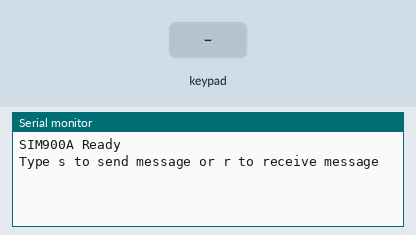
A sketch run on a simulated Arduino Uno, built with avr-gcc and run on an emulated ATmega328P. On the bench: the last lines printed to the serial monitor. Inputs (shaded band) come from the test bench. The modem accepts every AT command (registered, SIM ready, sends succeed) and sends nothing else.

Above: at 1.3 s.
1.4 s: key '1' pressed
At 2.5 s:
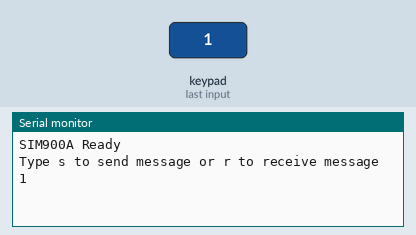
2.9 s: keypad keys 1 2 3 4 # pressed 0.4 s apart
At 5.3 s:
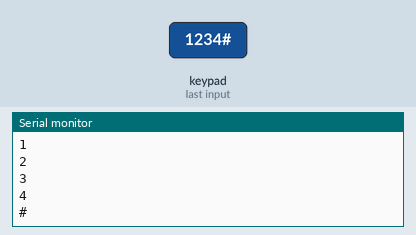
6.4 s: key 'A' pressed
At 7.0 s:
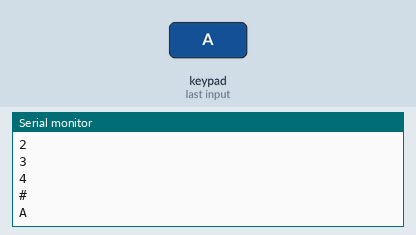
7.9 s: keypad keys 1 2 3 4 pressed 0.4 s apart
At 9.5 s:
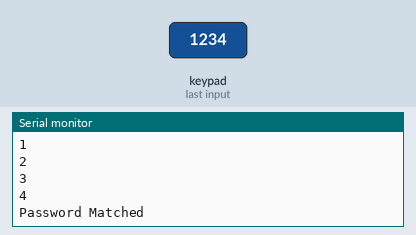
11.6 s: key 'B' pressed
13.8 s: keypad keys 2 3 4 5 * pressed 0.4 s apart
At 16.3 s:
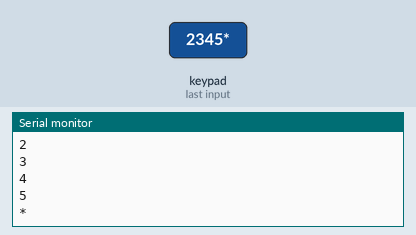
Timing chart, 0 to 17.8 s (numbered marks = the images above; inputs shaded):
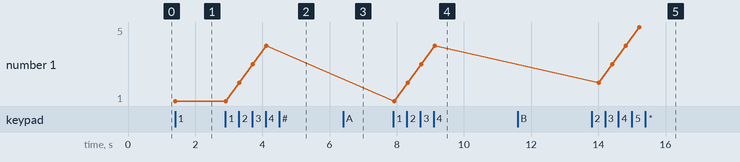

The sketch:

Arduino_Key_GSM.ino
```cpp
#include <SoftwareSerial.h>
#include <Keypad.h>
SoftwareSerial SIM900A(10, 11);

char* password = "1234"; //create a password
int passPosition = 0; //keypad position

const byte ROWS = 4; //four rows
const byte COLS = 4; //three columns
char keys[ROWS][COLS] = {
  {'1', '2', '3', 'A'},
  {'4', '5', '6', 'B'},
  {'7', '8', '9', 'C'},
  {'*', '0', '#', 'D'}
};

byte rowPins[ROWS] = {2, 3, 4, 5}; //connect to the row pinouts of the keypad
byte colPins[COLS] = {6, 7, 8, 9}; //connect to the column pinouts of the keypad

Keypad myKeypad = Keypad( makeKeymap(keys), rowPins, colPins, ROWS, COLS );


void setup()
{
  SIM900A.begin(9600);   // Setting the baud rate of GSM Module
  Serial.begin(9600);    // Setting the baud rate of Serial Monitor (Arduino)
  Serial.println ("SIM900A Ready");
  delay(100);
  Serial.println ("Type s to send message or r to receive message");
}


void loop()
{
  checkPassword();

  delay(100);
}


void checkPassword() {
  char whichKey = myKeypad.getKey(); //define which key is pressed with getKey

  if (whichKey == password [passPosition]) {
    Serial.println(whichKey);
    passPosition ++;
  }
  else if (whichKey != password [passPosition] && whichKey != NULL) {
    passPosition = 0;
    Serial.println(whichKey);
  }

  if (passPosition == 4) {
    passPosition = 0;
    Serial.println("Password Matched");
    delay(1000);
    SendMessage();
  }
}


void SendMessage()
{
  Serial.println ("Sending Message");
  SIM900A.println("AT+CMGF=1");    //Sets the GSM Module in Text Mode
  delay(1000);
  Serial.println ("Set SMS Number");
  SIM900A.println("AT+CMGS=\"+8801534312346\"\r"); //Mobile phone number to send message
  delay(1000);
  Serial.println ("Set SMS Content");
  SIM900A.println("Good morning, Cycle unlocked.");// Messsage content
  delay(100);
  Serial.println ("Finish");
  SIM900A.println((char)26);// ASCII code of CTRL+Z
  delay(1000);
  Serial.println ("Message has been sent ->SMS Selesai dikirim");
}


void RecieveMessage()
{
  Serial.println ("SIM900A Membaca SMS");
  delay (1000);
  SIM900A.println("AT+CNMI=2,2,0,0,0"); // AT Command to receive a live SMS
  delay(1000);
  Serial.write ("Unread Message done");
}
```

Measured:
- after the input at 1.4 s, the serial monitor: prints a new line at once (image 1)
- after the input at 2.9 s, the serial monitor: prints a new line after 0.41 s (image 2)
- after the input at 6.4 s, the serial monitor: prints a new line at once (image 3)
- after the input at 7.9 s, the serial monitor: prints a new line at once (image 4)
- after the input at 13.8 s, the serial monitor: prints a new line after 0.22 s (image 5)
- plotted number 1: 1 → 4 after the input at 2.9 s, 4 → 5 after the input at 13.8 s
